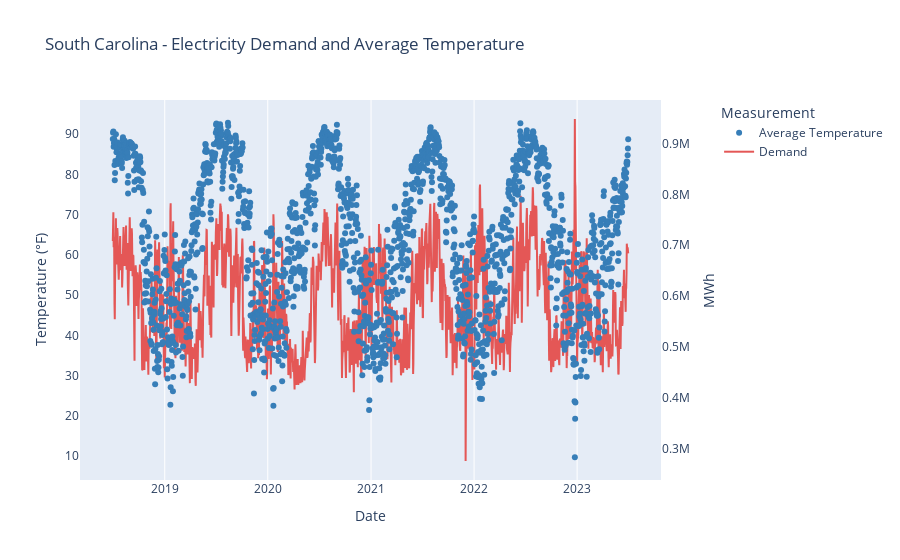

Notebook code for this chart:
### Markdown cell above
### Generate Plot (Customize Based on Weather Measurement)

### Code cell
demand.update_layout(
    title='South Carolina - Electricity Demand and Average Temperature', #CHANGE TITLE
    
    xaxis=dict(title='Date'),
    
    yaxis=dict(title=f'Temperature (\u00b0F)', side='left', showgrid=False,overlaying='y2',), #CHANGE AXIS
    
    yaxis2=dict(title='MWh', showgrid=False,side='right'),
    legend=dict(x=1.1, title = 'Measurement')
)

demand.show()

### Figure 1 — Plotly figure (JSON) as saved in the notebook; plotly's stock layout.template omitted (floating-point values rounded to 4 significant figures; data arrays with more than 128 entries replaced by an {"elided": "..."} marker saying what was removed)
{"data": [{"line": {"color": "rgb(55, 126, 184)"}, "mode": "markers", "name": "Average Temperature", "type": "scatter", "x": {"elided": "1827 str values"}, "y": {"elided": "1827 float values"}}, {"line": {"color": "#E45756"}, "mode": "lines", "name": "Demand", "type": "scatter", "x": {"elided": "1827 str values"}, "y": {"elided": "1827 int values"}, "yaxis": "y2"}], "layout": {"legend": {"title": {"text": "Measurement"}, "x": 1.1}, "title": {"text": "South Carolina - Electricity Demand and Average Temperature"}, "xaxis": {"title": {"text": "Date"}}, "yaxis": {"overlaying": "y2", "showgrid": false, "side": "left", "title": {"text": "Temperature (°F)"}}, "yaxis2": {"showgrid": false, "side": "right", "title": {"text": "MWh"}}}}
